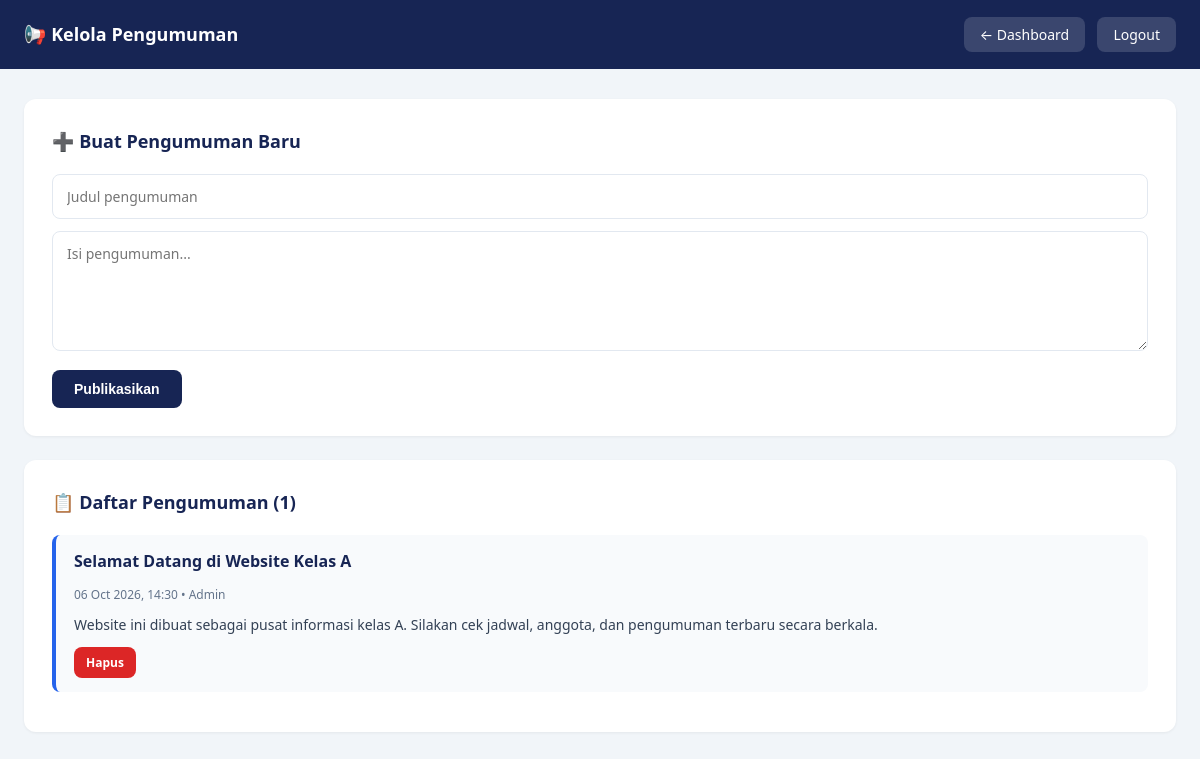
/admin/edit_pengumuman.php (signed in), run on the app's committed database.
### tables this page shows
CREATE TABLE pengumuman (
    id INT AUTO_INCREMENT PRIMARY KEY,
    judul VARCHAR(150) NOT NULL,
    isi TEXT NOT NULL,
    tanggal TIMESTAMP DEFAULT CURRENT_TIMESTAMP,
    penulis VARCHAR(50) DEFAULT 'Admin'
);

### config.php (called while the page is built, shortened)
<?php
function e($str) {
    return htmlspecialchars($str ?? '', ENT_QUOTES, 'UTF-8');
}
?>

### admin/edit_pengumuman.php (the view, shortened to what this page needs)
<?php
require_once 'auth.php';
$list = $conn->query("SELECT * FROM pengumuman ORDER BY tanggal DESC");
?>
<!DOCTYPE html>
<html lang="id">
<head>
    <link rel="stylesheet" href="../style.css">
</head>
<body>
    <div class="admin-header">
        <div class="container">
            <h1 style="font-size:18px;">📢 Kelola Pengumuman</h1>
            <div>
                <a href="dashboard.php">← Dashboard</a>
                <a href="logout.php">Logout</a>
            </div>
        </div>
    </div>
    <div class="container">
        <div class="card">
            <h2>➕ Buat Pengumuman Baru</h2>
            <form method="POST">
                <input type="text" name="judul" placeholder="Judul pengumuman" required>
                <textarea name="isi" placeholder="Isi pengumuman..." required></textarea>
                <button type="submit" class="btn btn-primary">Publikasikan</button>
            </form>
        </div>
        <div class="card">
            <h2>📋 Daftar Pengumuman (<?= $list->num_rows ?>)</h2>
            <?php while ($p = $list->fetch_assoc()): ?>
                <div class="item">
                    <h4><?= e($p['judul']) ?></h4>
                    <small><?= date('d M Y, H:i', strtotime($p['tanggal'])) ?> • <?= e($p['penulis']) ?></small>
                    <p><?= nl2br(e($p['isi'])) ?></p>
                    <a href="?hapus=<?= $p['id'] ?>" class="btn btn-sm btn-danger" style="margin-top:10px;" onclick="return confirm('Hapus pengumuman ini?')">Hapus</a>
                </div>
            <?php endwhile; ?>
        </div>
    </div>
</body>
</html>

### style.css (style rules this page uses)
* { margin: 0; padding: 0; box-sizing: border-box; }
:root { --cyan: #00bcd4; --cyan-dark: #0097a7; --cyan-light: #e0f7fa; --navy: #172554; --dark: #0f172a; --white: #fff; --gray: #64748b; --gray-light: #f8fafc; --border: #e2e8f0; --red: #dc2626; --warning: #f59e0b; --radius: 10px; --transition: 0.3s ease; }
html { scroll-behavior: smooth; scroll-padding-top: 100px; }
body { font-family: "Segoe UI", system-ui, -apple-system, sans-serif; color: var(--dark); line-height: 1.6; background: var(--white); }
.container { max-width: 1200px; margin: 0 auto; padding: 0 24px; }

### admin/edit_pengumuman.php (style rules this page uses)
body { background: #f1f5f9; padding-bottom: 40px; }
.admin-header { background: #172554; color: #fff; padding: 20px 0; margin-bottom: 30px; }
.admin-header .container { display: flex; justify-content: space-between; align-items: center; }
.admin-header a { color: #fff; text-decoration: none; background: rgba(255,255,255,0.15); padding: 8px 16px; border-radius: 8px; font-size: 14px; margin-left: 8px; }
.card { background: #fff; padding: 28px; border-radius: 12px; box-shadow: 0 1px 3px rgba(0,0,0,0.06); margin-bottom: 24px; }
.card h2 { color: #172554; margin-bottom: 18px; font-size: 18px; }
input, textarea { width: 100%; padding: 12px 14px; border: 1.5px solid #e2e8f0; border-radius: 8px; font-size: 14px; font-family: inherit; margin-bottom: 12px; }
textarea { min-height: 120px; resize: vertical; }
.btn { padding: 11px 22px; border-radius: 8px; border: none; font-weight: 600; cursor: pointer; font-size: 14px; text-decoration: none; display: inline-block; }
.btn-primary { background: #172554; color: #fff; }
.btn-danger { background: #dc2626; color: #fff; }
.btn-sm { padding: 6px 12px; font-size: 12px; }
.item { border-left: 4px solid #2563eb; padding: 14px 18px; background: #f8fafc; border-radius: 8px; margin-bottom: 12px; }
.item h4 { color: #172554; margin-bottom: 6px; }
.item small { color: #64748b; font-size: 12px; }
.item p { margin-top: 8px; font-size: 14px; color: #334155; }

### data on the page
pengumuman: judul "Selamat Datang di Website Kelas A", tanggal "06 Oct 2026, 14:30", penulis "Admin", isi "Website ini dibuat sebagai pusat informasi kelas A. Silakan cek jadwal, anggota, dan pengumuman terbaru secara berkala."

### other printed values
$list->num_rows "1"
